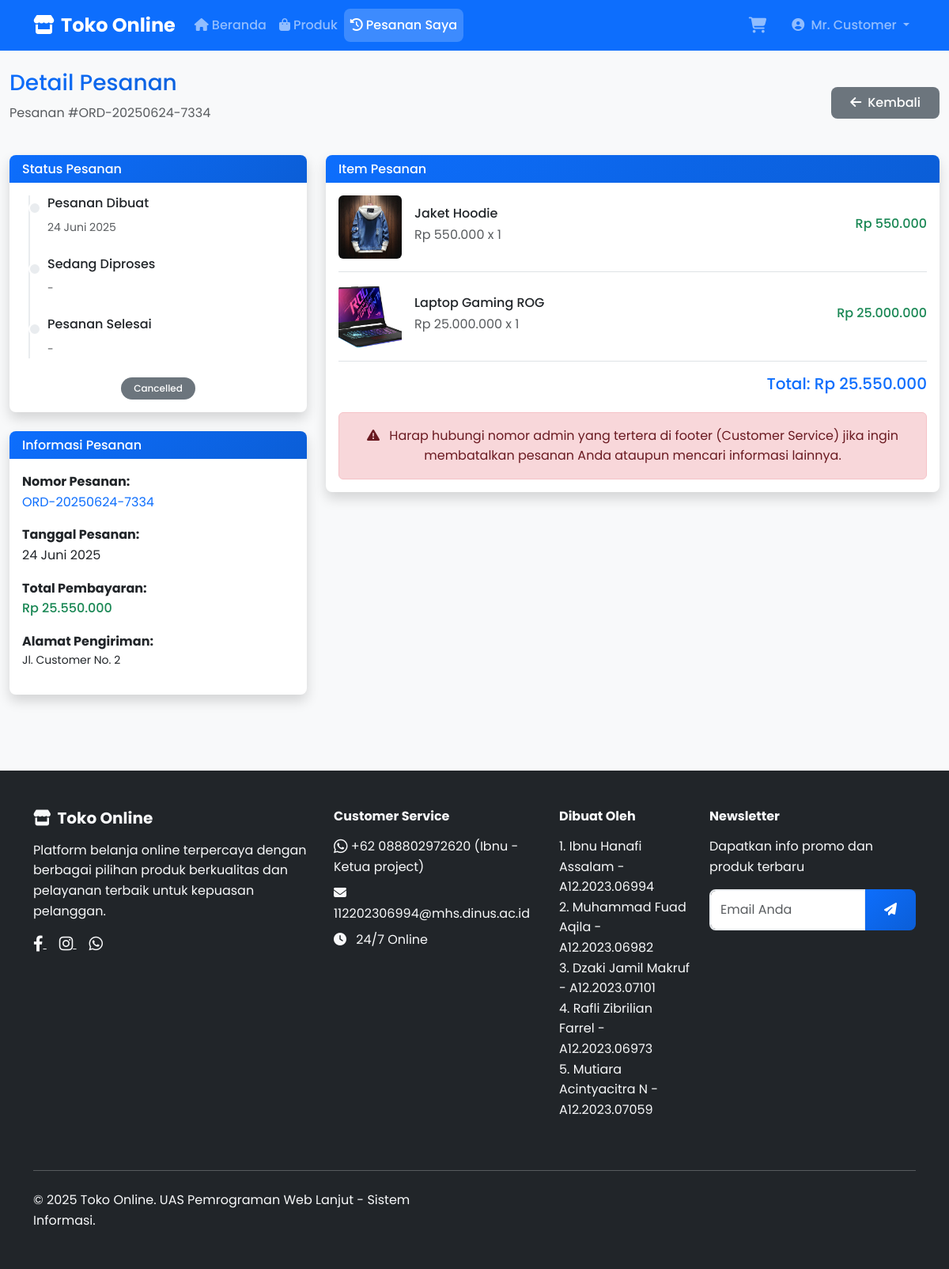
The page /customer/orders.php?view=detail&id=1 (signed in) on the database its author committed.
### tables this page shows
CREATE TABLE `users` (
  `id` int(11) NOT NULL,
  `username` varchar(50) NOT NULL,
  `email` varchar(100) NOT NULL,
  `password` varchar(255) NOT NULL,
  `reset_token` varchar(255) DEFAULT NULL,
  `reset_token_expires_at` datetime DEFAULT NULL,
  `reset_expires` datetime DEFAULT NULL,
  `role` enum('admin','customer') NOT NULL DEFAULT 'customer',
  `full_name` varchar(100) NOT NULL,
  `phone` varchar(20) DEFAULT NULL,
  `address` text DEFAULT NULL,
  `created_at` timestamp NOT NULL DEFAULT current_timestamp()
);

CREATE TABLE `orders` (
  `id` int(11) NOT NULL,
  `user_id` int(11) DEFAULT NULL,
  `order_number` varchar(50) NOT NULL,
  `total_amount` decimal(10,2) NOT NULL,
  `status` enum('pending','processing','completed','cancelled') DEFAULT 'pending',
  `shipping_address` text DEFAULT NULL,
  `notes` text DEFAULT NULL,
  `created_at` timestamp NOT NULL DEFAULT current_timestamp(),
  `updated_at` timestamp NOT NULL DEFAULT current_timestamp() ON UPDATE current_timestamp()
);

CREATE TABLE `order_items` (
  `id` int(11) NOT NULL,
  `order_id` int(11) DEFAULT NULL,
  `product_id` int(11) DEFAULT NULL,
  `quantity` int(11) NOT NULL,
  `price` decimal(10,2) NOT NULL,
  `subtotal` decimal(10,2) NOT NULL
);

CREATE TABLE `products` (
  `id` int(11) NOT NULL,
  `name` varchar(100) NOT NULL,
  `description` text DEFAULT NULL,
  `price` decimal(10,2) NOT NULL,
  `stock` int(11) NOT NULL DEFAULT 0,
  `category_id` int(11) DEFAULT NULL,
  `image` varchar(255) DEFAULT NULL,
  `status` enum('active','inactive') DEFAULT 'active',
  `created_at` timestamp NOT NULL DEFAULT current_timestamp(),
  `updated_at` timestamp NOT NULL DEFAULT current_timestamp() ON UPDATE current_timestamp()
);

### customer/orders.php (the view, shortened to what the rows shown need)
<?php
require_once '../includes/functions.php';
global $db;
$user_id = $_SESSION['user_id'];
$view = $_GET['view'] ?? 'list';
$order_id = $_GET['id'] ?? null;
if ($view == 'detail' && $order_id) {
    $order = $db->fetch("
        SELECT * FROM orders
        WHERE id = ? AND user_id = ?
    ", [$order_id, $user_id]);
    $order_items = $db->query("
        SELECT oi.*, p.name as product_name, p.image
        FROM order_items oi
        LEFT JOIN products p ON oi.product_id = p.id
        WHERE oi.order_id = ?
    ", [$order_id]);
}
include '../includes/header.php';
?>
<div class="container-fluid py-4">
    <?php if ($view == 'detail'): ?>
        <div class="row mb-4">
            <div class="col-12">
                <div class="d-flex justify-content-between align-items-center">
                    <div>
                        <h1 class="h3 text-gradient font-weight-bold">Detail Pesanan</h1>
                        <p class="text-muted">Pesanan #<?php echo htmlspecialchars($order['order_number']); ?></p>
                    </div>
                    <div>
                        <a href="orders.php" class="btn btn-secondary">
                            <i class="fas fa-arrow-left me-2"></i>Kembali
                        </a>
                    </div>
                </div>
            </div>
        </div>
        <div class="row">
            <div class="col-lg-4 mb-4">
                <div class="card shadow">
                    <div class="card-header">
                        <h6 class="m-0 font-weight-bold text-white">Status Pesanan</h6>
                    </div>
                    <div class="card-body">
                        <div class="order-timeline">
                            <div class="timeline-item <?php echo in_array($order['status'], ['pending', 'processing', 'completed']) ? 'completed' : ''; ?>">
                                <div class="timeline-content">
                                    <h6>Pesanan Dibuat</h6>
                                    <small class="text-muted"><?php echo formatDate($order['created_at']); ?></small>
                                </div>
                            </div>
                            <div class="timeline-item <?php echo in_array($order['status'], ['processing', 'completed']) ? 'completed' : ''; ?>">
                                <div class="timeline-content">
                                    <h6>Sedang Diproses</h6>
                                    <small class="text-muted">
                                        <?php echo $order['status'] == 'processing' ? 'Pesanan sedang disiapkan' : '-'; ?>
                                    </small>
                                </div>
                            </div>
                            <div class="timeline-item <?php echo $order['status'] == 'completed' ? 'completed' : ''; ?>">
                                <div class="timeline-content">
                                    <h6>Pesanan Selesai</h6>
                                    <small class="text-muted">
                                        <?php echo $order['status'] == 'completed' ? 'Pesanan telah selesai' : '-'; ?>
                                    </small>
                                </div>
                            </div>
                        </div>
                        <div class="mt-3 text-center">
                            <?php echo getStatusBadge($order['status']); ?>
                        </div>
                    </div>
                </div>
                <div class="card shadow mt-4">
                    <div class="card-header">
                        <h6 class="m-0 font-weight-bold text-white">Informasi Pesanan</h6>
                    </div>
                    <div class="card-body">
                        <div class="mb-3">
                            <strong>Nomor Pesanan:</strong><br>
                            <span class="text-primary"><?php echo htmlspecialchars($order['order_number']); ?></span>
                        </div>
                        <div class="mb-3">
                            <strong>Tanggal Pesanan:</strong><br>
                            <?php echo formatDate($order['created_at']); ?>
                        </div>
                        <div class="mb-3">
                            <strong>Total Pembayaran:</strong><br>
                            <span class="h6 text-success"><?php echo formatRupiah($order['total_amount']); ?></span>
                        </div>
                        <div class="mb-3">
                            <strong>Alamat Pengiriman:</strong><br>
                            <address class="small">
                                <?php echo nl2br(htmlspecialchars($order['shipping_address'])); ?>
                            </address>
                        </div>
                    </div>
                </div>
            </div>
            <div class="col-lg-8 mb-4">
                <div class="card shadow">
                    <div class="card-header">
                        <h6 class="m-0 font-weight-bold text-white">Item Pesanan</h6>
                    </div>
                    <div class="card-body">
                        <?php foreach ($order_items as $item): ?>
                            <div class="d-flex align-items-center mb-3 border-bottom pb-3">
                                <div class="me-3">
                                    <?php if ($item['image']): ?>
                                        <img src="../assets/images/products/<?php echo $item['image']; ?>"
                                            class="rounded" width="80" height="80" style="object-fit: cover;">
                                    <?php endif; ?>
                                </div>
                                <div class="flex-grow-1">
                                    <h6 class="mb-1"><?php echo htmlspecialchars($item['product_name']); ?></h6>
                                    <p class="text-muted mb-1">
                                        <?php echo formatRupiah($item['price']); ?> x <?php echo $item['quantity']; ?>
                                    </p>
                                </div>
                                <div class="text-end">
                                    <div class="h6 font-weight-bold text-success">
                                        <?php echo formatRupiah($item['subtotal']); ?>
                                    </div>
                                </div>
                            </div>
                        <?php endforeach; ?>
                        <div class="text-end">
                            <div class="h5 font-weight-bold text-primary">
                                Total: <?php echo formatRupiah($order['total_amount']); ?>
                            </div>
                        </div>
                        <div class="text-center" style="padding: 1rem; margin-top: 1.5rem; background-color: #f8d7da; color: #6a1a21; border: 1px solid #f5c2c7; border-radius: 0.375rem;" role="alert">
                            <i class="fas fa-exclamation-triangle me-2"></i>
                            Harap hubungi nomor admin yang tertera di footer (Customer Service) jika ingin membatalkan pesanan Anda ataupun mencari informasi lainnya.
                        </div>
                    </div>
                </div>
            </div>
        </div>
    <?php endif; ?>
</div>
<?php include '../includes/footer.php'; ?>

### includes/header.php (shortened to what the rows shown need)
<?php
$current_user = getCurrentUser();
?>
<!DOCTYPE html>
<html lang="id">
<head>
    <link href="https://cdn.jsdelivr.net/npm/bootstrap@5.3.0/dist/css/bootstrap.min.css" rel="stylesheet">
    <link rel="stylesheet" href="https://cdnjs.cloudflare.com/ajax/libs/font-awesome/6.4.0/css/all.min.css">
    <link rel="stylesheet" href="../assets/css/style.css">
</head>
<body>
    <nav class="navbar navbar-expand-lg navbar-dark bg-primary sticky-top">
        <div class="container">
            <div class="collapse navbar-collapse" id="navbarNav">
                <?php if (isLoggedIn()): ?>
                    <?php if (isAdmin()): ?>
                        <ul class="navbar-nav me-auto">
                            <li class="nav-item">
                                <a class="nav-link <?php echo basename($_SERVER['PHP_SELF']) == 'dashboard.php' ? 'active' : ''; ?>"
                                    href="../admin/dashboard.php">
                                    <i class="fas fa-tachometer-alt me-1"></i>Dashboard
                                </a>
                            </li>
                            <li class="nav-item">
                                <a class="nav-link <?php echo basename($_SERVER['PHP_SELF']) == 'products.php' ? 'active' : ''; ?>"
                                    href="../admin/products.php">
                                    <i class="fas fa-box me-1"></i>Produk
                                </a>
                            </li>
                            <li class="nav-item">
                                <a class="nav-link <?php echo basename($_SERVER['PHP_SELF']) == 'orders.php' ? 'active' : ''; ?>"
                                    href="../admin/orders.php">
                                    <i class="fas fa-shopping-cart me-1"></i>Pesanan
                                </a>
                            </li>
                            <li class="nav-item">
                                <a class="nav-link <?php echo basename($_SERVER['PHP_SELF']) == 'categories.php' ? 'active' : ''; ?>"
                                    href="../admin/categories.php">
                                    <i class="fas fa-tags me-1"></i>Kategori
                                </a>
                            </li>
                        </ul>
                    <?php else: ?>
                        <ul class="navbar-nav me-auto">
                            <li class="nav-item">
                                <a class="nav-link <?php echo basename($_SERVER['PHP_SELF']) == 'dashboard.php' ? 'active' : ''; ?>"
                                    href="../customer/dashboard.php">
                                    <i class="fas fa-home me-1"></i>Beranda
                                </a>
                            </li>
                            <li class="nav-item">
                                <a class="nav-link <?php echo basename($_SERVER['PHP_SELF']) == 'products.php' ? 'active' : ''; ?>"
                                    href="../customer/products.php">
                                    <i class="fas fa-shopping-bag me-1"></i>Produk
                                </a>
                            </li>
                            <li class="nav-item">
                                <a class="nav-link <?php echo basename($_SERVER['PHP_SELF']) == 'orders.php' ? 'active' : ''; ?>"
                                    href="../customer/orders.php">
                                    <i class="fas fa-history me-1"></i>Pesanan Saya
                                </a>
                            </li>
                        </ul>
                        <div class="navbar-nav me-3">
                            <a class="nav-link position-relative" href="../customer/cart.php">
                                <i class="fas fa-shopping-cart fa-lg"></i>
                            </a>
                        </div>
                    <?php endif; ?>
                    <div class="navbar-nav">
                        <div class="nav-item dropdown">
                            <a class="nav-link dropdown-toggle" href="#" role="button" data-bs-toggle="dropdown">
                                <i class="fas fa-user-circle me-1"></i>
                                <?php echo htmlspecialchars($current_user['full_name']); ?>
                            </a>
                        </div>
                    </div>
                <?php endif; ?>
            </div>
        </div>
    </nav>
    <main class="main-content"><?php

### includes/functions.php (shortened to what the rows shown need)
<?php
require_once __DIR__ . '/../config/database.php';
function isLoggedIn()
{
    return isset($_SESSION['user_id']) && !empty($_SESSION['user_id']);
}
function isAdmin()
{
    return isset($_SESSION['role']) && $_SESSION['role'] === 'admin';
}
function formatRupiah($amount)
{
    return 'Rp ' . number_format($amount, 0, ',', '.');
}
function formatDate($date)
{
    $bulan = [
        1 => 'Januari',
        'Februari',
        'Maret',
        'April',
        'Mei',
        'Juni',
        'Juli',
        'Agustus',
        'September',
        'Oktober',
        'November',
        'Desember'
    ];
    $timestamp = strtotime($date);
    $tanggal = date('j', $timestamp);
    $bulan = $bulan[date('n', $timestamp)];
    $tahun = date('Y', $timestamp);
    return $tanggal . ' ' . $bulan . ' ' . $tahun;
}
function getCurrentUser()
{
    global $db;
    $sql = "SELECT * FROM users WHERE id = ?";
    return $db->fetch($sql, [$_SESSION['user_id']]);
}
function getStatusBadge($status)
{
    $badges = [
        'pending' => '<span class="badge bg-warning">Pending</span>',
        'processing' => '<span class="badge bg-info">Processing</span>',
        'completed' => '<span class="badge bg-success">Completed</span>',
        'cancelled' => '<span class="badge bg-danger">Cancelled</span>',
        'active' => '<span class="badge bg-success">Active</span>',
        'inactive' => '<span class="badge bg-secondary">Inactive</span>'
    ];
    return $badges[$status] ?? '<span class="badge bg-secondary">' . ucfirst($status) . '</span>';
}

### rows shown on the page
users: full_name "Mr. Customer"
orders: order_number "ORD-20250624-7334", created_at "24 Juni 2025", status "Cancelled", total_amount "Rp 25.550.000", shipping_address "Jl. Customer No. 2"
order_items: product.image (picture), product.name "Jaket Hoodie", price "Rp 550.000", quantity "1", subtotal "Rp 550.000"
order_items: product.image (picture), product.name "Laptop Gaming ROG", price "Rp 25.000.000", quantity "1", subtotal "Rp 25.000.000"
